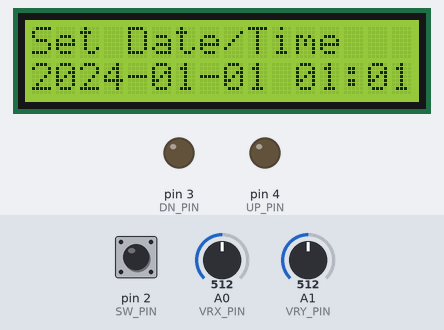
Recording of a sketch running on a simulated Arduino Uno, built with avr-gcc and run on an emulated ATmega328P. Parts: 16×2 character LCD, output pins drawn as LEDs (lit = HIGH). The test bench sets the inputs (shaded band); at power-on: pin 2 (SW_PIN) HIGH, A0 (VRX_PIN) = 512, A1 (VRY_PIN) = 512. The local clock reads 2024-03-15 10:24:30 at power-on unless the sketch sets it; EEPROM starts erased; what the sketch prints to the serial monitor is not drawn.

Above: at 1.1 s.
1.2 s: pin 2 (SW_PIN) pulled LOW for 0.15 s
At 1.8 s:
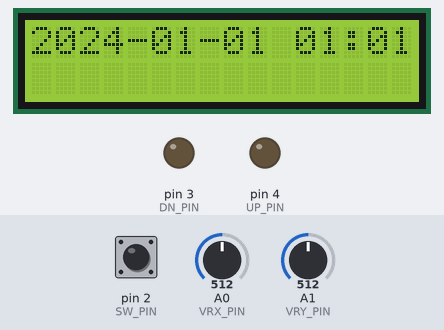
2.8 s: pin 2 (SW_PIN) pulled LOW for 1 s
At 4.1 s:
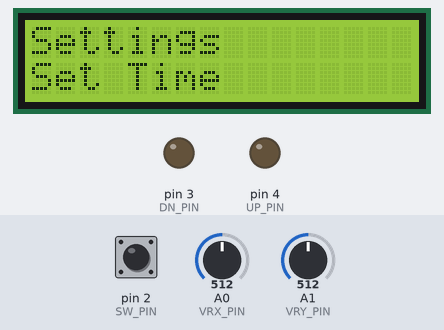
5.3 s: A0 (VRX_PIN) set to 807
6.8 s: A0 (VRX_PIN) set to 840
At 7.5 s:
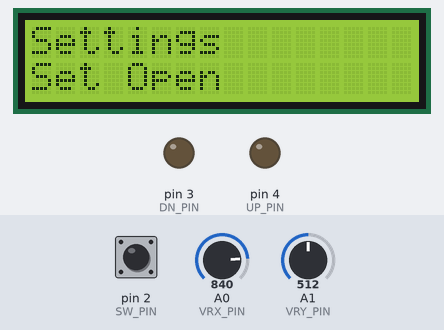
8.3 s: pin 2 (SW_PIN) pulled LOW for 0.15 s
At 9.3 s:
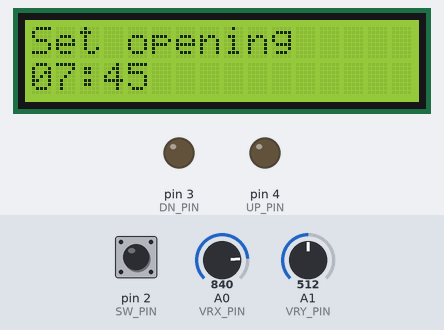
9.9 s: pin 2 (SW_PIN) pulled LOW for 3.2 s
At 9.98 s:
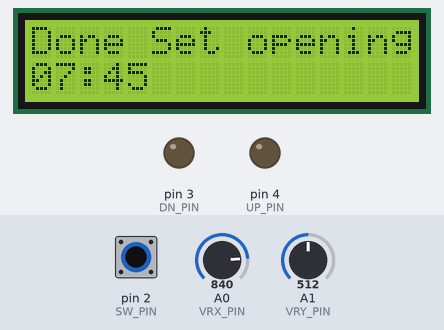
Timing chart, 0 to 12.9 s (numbered marks = the images above; inputs shaded):
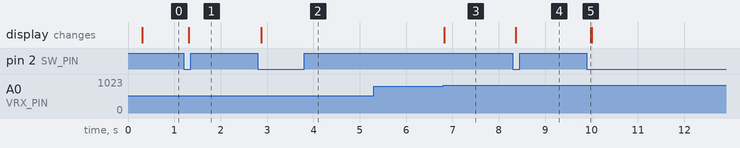

Measured:
- the behaviour switches between 823 and 824 on A0 (VRX_PIN) (found by bisection; images 2 and 3)
- after the input at 1.2 s, the display: changes after 0.11 s (image 1)
- after the input at 2.8 s, the display: changes after 0.07 s (image 2)
- after the input at 5.3 s, every drawn part: stays the same
- after the input at 6.8 s, the display: changes at once (image 3)
- after the input at 8.3 s, the display: changes after 0.07 s (image 4)
- after the input at 9.9 s, the display: changes after 0.08 s (image 5)

The sketch:

ChickenDoor.ino
```cpp
#include <EEPROM.h>
#include <DS1307RTC.h>
#include <TimeLib.h>
#include <Wire.h>
#include <LiquidCrystal_I2C.h>
#include <ezButton.h>

#define VRX_PIN  A0 // Arduino pin connected to VRX pin
#define VRY_PIN  A1 // Arduino pin connected to VRY pin
#define SW_PIN   2  // Arduino pin connected to SW  pin
#define DN_PIN   3
#define UP_PIN   4

ezButton button(SW_PIN);
LiquidCrystal_I2C lcd(0x27, 16, 2);

const int adrLCD = 0x27;
const int adrRTC = 0x68;

byte timeOpen[] = {8, 0};    //[hour, minute] of when to open the door
byte timeClose[] = {21, 30}; //[hour, minute] of when to open the door

const int joystickLimits[] = {0, 1023};
const int joystickThreshold = 200;

String menuLevels[] = {"Set Time", "Set Open", "Set Close", "Man Open", "Man Close", "Exit"};
String previousPrint[] = {"", ""};

void setup()
{
  tmElements_t tm;

  pinMode(UP_PIN, OUTPUT);
  pinMode(DN_PIN, OUTPUT);
  digitalWrite(UP_PIN, LOW);
  digitalWrite(DN_PIN, LOW);

  Wire.begin();
  lcd.begin();

  Serial.begin(9600);
  Serial.println("Initializing...");

  bool commLCD_OK = CheckI2CAdress(adrLCD);
  bool commRTC_OK = CheckI2CAdress(adrRTC);

  button.setDebounceTime(50); // set debounce time to 50 milliseconds

  //read opening/closing times saved in EEPROM
  timeOpen[0] = EEPROM.read(0);
  timeOpen[1] = EEPROM.read(1);
  timeClose[0] = EEPROM.read(2);
  timeClose[1] = EEPROM.read(3);

  if (timeOpen[0] > 24 || timeOpen[1] > 59){
    timeOpen[0] = 7;
    timeOpen[1] = 45;
    EEPROM.write(0, timeOpen[0]); // Write to EEPROM
    EEPROM.write(1, timeOpen[1]); // Write to EEPROM
    Print("Updating opening time in EEPROM.");
  }
  if (timeClose[0] > 24 || timeClose[1] > 59){
    timeClose[0] = 20;
    timeClose[1] = 30;
    EEPROM.write(2, timeClose[0]); // Write to EEPROM
    EEPROM.write(3, timeClose[1]); // Write to EEPROM
    Print("Updating closening time in EEPROM.");
  }

  lcd.begin();
  lcd.backlight();

  if (commLCD_OK and commRTC_OK) {
    if (RTC.read(tm))
      Print("Time is set.");
    else if (RTC.chipPresent())
      tm.Year = 52;
      tm.Month = 1;
      tm.Day = 1;
      tm.Hour = 1;
      tm.Minute = 1;
      tm.Second = 1;
      setTime(tm);
  }
  else {
    Print("Communication error.");
    while (true) {
      delay(1000);
    }
  }
}
void loop()
{
  button.loop();
  tmElements_t tm;
  RTC.read(tm);
  Print(tmToString(tm));

  if (button.isPressed()) {
    settings(); // todo add menu system, to change time, change open time, change closing time, manually controlled
  }

  // check if door open and should be closed

  // check if door not open and should not be closed
}

void settings()
{
  int currentMenuLevel = 0;
  int cmd = 0, prev_cmd = 0;

  bool finished = false;
  uint32_t startTime = millis();
  while (!finished && !(millis() - startTime > 30000)) {

    Print("Settings", menuLevels[currentMenuLevel]);

    button.loop();
    int cmd = ReadJoystick();

    if (cmd != prev_cmd) {
      if (cmd == 10) {
        finished = true;
        if (currentMenuLevel == 0) {
          tmElements_t tm;
          RTC.read(tm);
          setTime(tm);
        }
        else if (currentMenuLevel == 1) {
          setOpenClose(timeOpen, "Set opening");
          EEPROM.write(0, timeOpen[0]); // Write to EEPROM
          EEPROM.write(1, timeOpen[1]); // Write to EEPROM
        }
        else if (currentMenuLevel == 2) {
          setOpenClose(timeClose, "Set closening");
          EEPROM.write(2, timeClose[0]); // Write to EEPROM
          EEPROM.write(3, timeClose[1]); // Write to EEPROM
        }
        else if (currentMenuLevel == 3) {
          digitalWrite(UP_PIN, HIGH);
          digitalWrite(DN_PIN, LOW);
        }
        else if (currentMenuLevel == 4) {
          digitalWrite(UP_PIN, LOW);
          digitalWrite(DN_PIN, HIGH);
        }
      }
      else if (cmd == 20) //Left, previous value
      {
        if (currentMenuLevel > 0)
          currentMenuLevel += -1;
      }
      else if (cmd == 30) //Right, next value
      {
        if (currentMenuLevel < sizeof(menuLevels))
          currentMenuLevel += 1;
      }
      prev_cmd = cmd;
      startTime = millis(); //New command restart timer
    }
  }
}

void setTime(tmElements_t tm)
{
  String ln1, ln2;
  int cmd = 0, prev_cmd = 0;
  int index = 0;

  bool finished = false;
  while (not finished) {
    button.loop();
    int cmd = ReadJoystick();
    if (cmd != prev_cmd) {
      if (cmd == 10)
        finished = true;
      else if (cmd == 20) //Left, previous value
      {
        if (index > 0)
          index += -1;
      }
      else if (cmd == 30) //Right, next value
      {
        if (index < 4)
          index += 1;
      }
      else if (cmd == 40) //Down, decrease value
      {
        if (index == 0 and tm.Year > 0)
          tm.Year--;
        else if (index == 1 and tm.Month > 1)
          tm.Month--;
        else if (index == 2 and tm.Day > 1)
          tm.Day--;
        else if (index == 3 and tm.Hour > 1)
          tm.Hour--;
        else if (index == 4 and tm.Minute > 1)
          tm.Minute--;
      }
      else if (cmd == 50) //Up, increase value
      {
        if (index == 0 and tm.Year < 99)
          tm.Year++;
        else if (index == 1 and tm.Month < 12)
          tm.Month++;
        else if (index == 2 and tm.Day < 31)
          tm.Day++;
        else if (index == 3 and tm.Hour < 23)
          tm.Hour++;
        else if (index == 4 and tm.Minute < 59)
          tm.Minute++;
      }

      Print("Set Date/Time", tmToString(tm));
      prev_cmd = cmd;
    }
  }

  Print("Finished settime", tmToString(tm));

  RTC.write(tm);
}

void setOpenClose(byte time[], String funccmd)
{
  Print(funccmd, StringFormat(time[0])+":"+StringFormat(time[1]));
  int cmd = 0, prev_cmd = 0;
  int index = 0;
  bool finished = false;
  while (not finished) {
    button.loop();
    int cmd = ReadJoystick();
    if (cmd != prev_cmd) {
      if (cmd == 10)
        finished = true;
      else if (cmd == 20) //Left, previous value
      {
        if (index > 0)
          index += -1;
      }
      else if (cmd == 30) //Right, next value
      {
        if (index < 1)
          index += 1;
      }
      else if (cmd == 40) //Down, decrease value
      {
        if (time[index] > 0)
          time[index]--;
        Print(funccmd, StringFormat(time[0])+":"+StringFormat(time[1]));
      }
      else if (cmd == 50) //Up, increase value
      {
        if (index == 0 and time[index] < 24)
          time[index]++;
        else if (index == 1 and time[index] < 60)
          time[index]++;
        Print(funccmd, StringFormat(time[0])+":"+StringFormat(time[1]));
      }
      prev_cmd = cmd;
    }
  }
  Print("Done " + funccmd + ":", StringFormat(time[0])+":"+StringFormat(time[1]));
  //return time;
}

String tmToString(tmElements_t tm)
{
  return StringFormat(tm.Year + 1970) + "-" + StringFormat(tm.Month) + "-" + StringFormat(tm.Day) + " " + StringFormat(tm.Hour) + ":" + StringFormat(tm.Minute);
}

String StringFormat(int number)
{
  String text = "";
  if (number < 10)
   text += 0;
  text +=  String(number);
  return text;
}

int ReadJoystick()
{
  // read analog X and Y analog values
  int joystickValueX = analogRead(VRX_PIN);
  int joystickValueY = analogRead(VRY_PIN);

  // Read the button value
  int bValue = button.getState();

  if (button.isPressed())
    return 10; // Pressed
  else if (joystickValueX < joystickLimits[0] + joystickThreshold)
    return 20; // Left
  else if (joystickValueX > joystickLimits[1] - joystickThreshold)
    return 30; // Right
  else if (joystickValueY < joystickLimits[0] + joystickThreshold)
    return 40; // Down
  else if (joystickValueY > joystickLimits[1] - joystickThreshold)
    return 50; // Up
  else {
    return -1;
  }
}

bool CheckI2CAdress(int address)
{
  Wire.beginTransmission(address);
  byte error = Wire.endTransmission();
  if (error == 0) {
    Serial.print("Device found at I2C adress 0x");
    Serial.println(address,HEX);
    return true;
  }
  else {
    Serial.print("No device at I2C adress 0x");
    Serial.print(address,HEX);
    Serial.println(" !");
    return false;
  }
}

void Print(String text)
{
  if (text.length() <= 16)
    Print(text, "");
  else
    Print(text.substring(0,16), text.substring(16, 32));
}

void Print(String textLn1, String textLn2) {
  if (textLn1 != previousPrint[0] or textLn2 != previousPrint[1])  {
    Serial.println(textLn1);
    if (textLn2 != "")
      Serial.println(textLn2);

    lcd.clear();
    lcd.setCursor(0,0);
    lcd.print(textLn1);
    if (textLn2 != "") {
      lcd.setCursor(0,1);
      lcd.print(textLn2);
    }
    // Save current text as prevoious
    previousPrint[0] = textLn1;
    previousPrint[1] = textLn2;
  }
}
```
